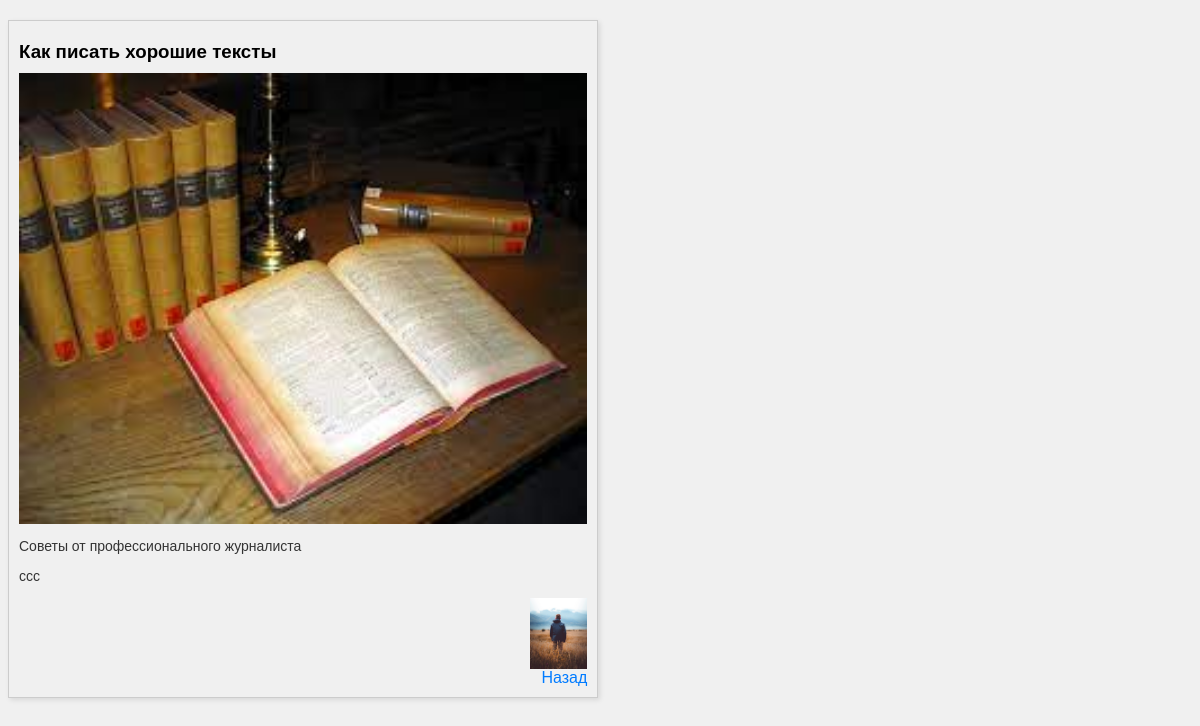
Screenshot of /news/1 with the database file from the repository.
### mynewsapp/models.py (models this page shows, shortened)
class Article(models.Model):
    title = models.CharField('Название', max_length = 50)
    discription = models.CharField('Описание', max_length = 250)
    content = models.TextField('Статья')
    author = models.ForeignKey(Author, on_delete=models.CASCADE)
    href = models.TextField('Ссылка на оригинал')
    photo = models.ImageField(upload_to = 'images')

class Author(models.Model):
    name = models.CharField('Имя', max_length = 50)
    lastname = models.CharField('Фамилия', max_length = 50)
    about = models.TextField('О себе')
    photo = models.ImageField(upload_to = 'images')

### mynewsapp/views.py (the view)
# urls.py: path('/<int:articleId>', views.showArticle),
def showArticle(request, articleId):
    article = Article.objects.get(id=articleId)
    n = {"article": article, "author": Author.objects.get(id=article.author.id)}
    return render(request, 'ShowArticle.html', n)

### mynewsapp/templates/ShowArticle.html (shortened to what this page needs)
<html>
<head>
</head>
<body>
    <div class="news">
      <div class="news-item">
          <h3>{{article.title}}</h3>
          <img class="newsImage" src={{article.photo.url}}>
          <p>{{article.discription}}</p>
          <p>{{article.content}}</p>
          <a href="/news/author/{{author.id}}"><img class="authorImage" src={{author.photo.url}} height="40" width="40">
          <a href= /news>Назад</a>
      </div>
    </div>
</body>
</html>

### mynewsapp/templates/ShowArticle.html (style rules this page uses)
body { font-family: Arial, sans-serif; background-color: #f0f0f0; }
.news { display: flex; flex-wrap: wrap; justify-content: space-between; margin: 20px 0; }
.news-item { width: 48%; border: 1px solid #ccc; padding: 10px; box-shadow: 2px 2px 5px rgba(0,0,0,0.1); }
.authorImage { width: 10%; height: auto; }
.newsImage { width: 100%; height: auto; }
.news-item h3 { margin: 10px 0; }
.news-item p { font-size: 14px; color: #333; }
.news-item a { display: block; text-align: right; color: #007bff; text-decoration: none; }

### rows the page displays
Article: title "Как писать хорошие тексты", photo (picture), discription "Советы от профессионального журналиста", content "ccc"
Author: photo (picture)
